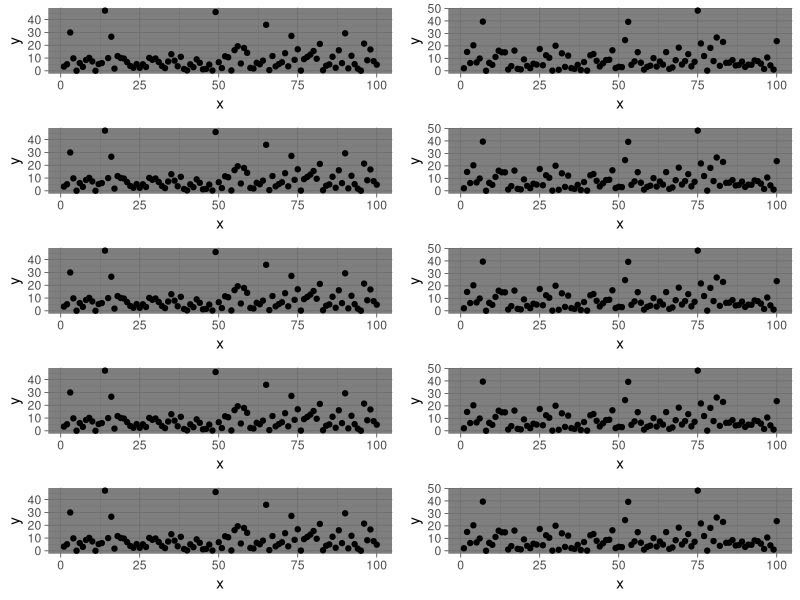

Generate this figure with R:
##How to make plots from a list of ggplot figure

library(ggplot2) ##required for plotting
library(gridExtra) ##required for arranging plots

df = matrix(rexp(200, rate=.1),nrow=100, ncol=10) ##creating a random value data frame with 10 columns

ggfigure = list() ##initializing empty figure list
for (k in 1:ncol(df)) {
  data = data.frame(x=1:nrow(df),y=df[,k]) 
  ggfigure[[k]] <- ggplot(data,aes(x,y)) + geom_point() + theme_dark() ##assigning list value to plot
}

grid.arrange(grobs=ggfigure,ncol=2) ##finally arrange the plots in 2 columns